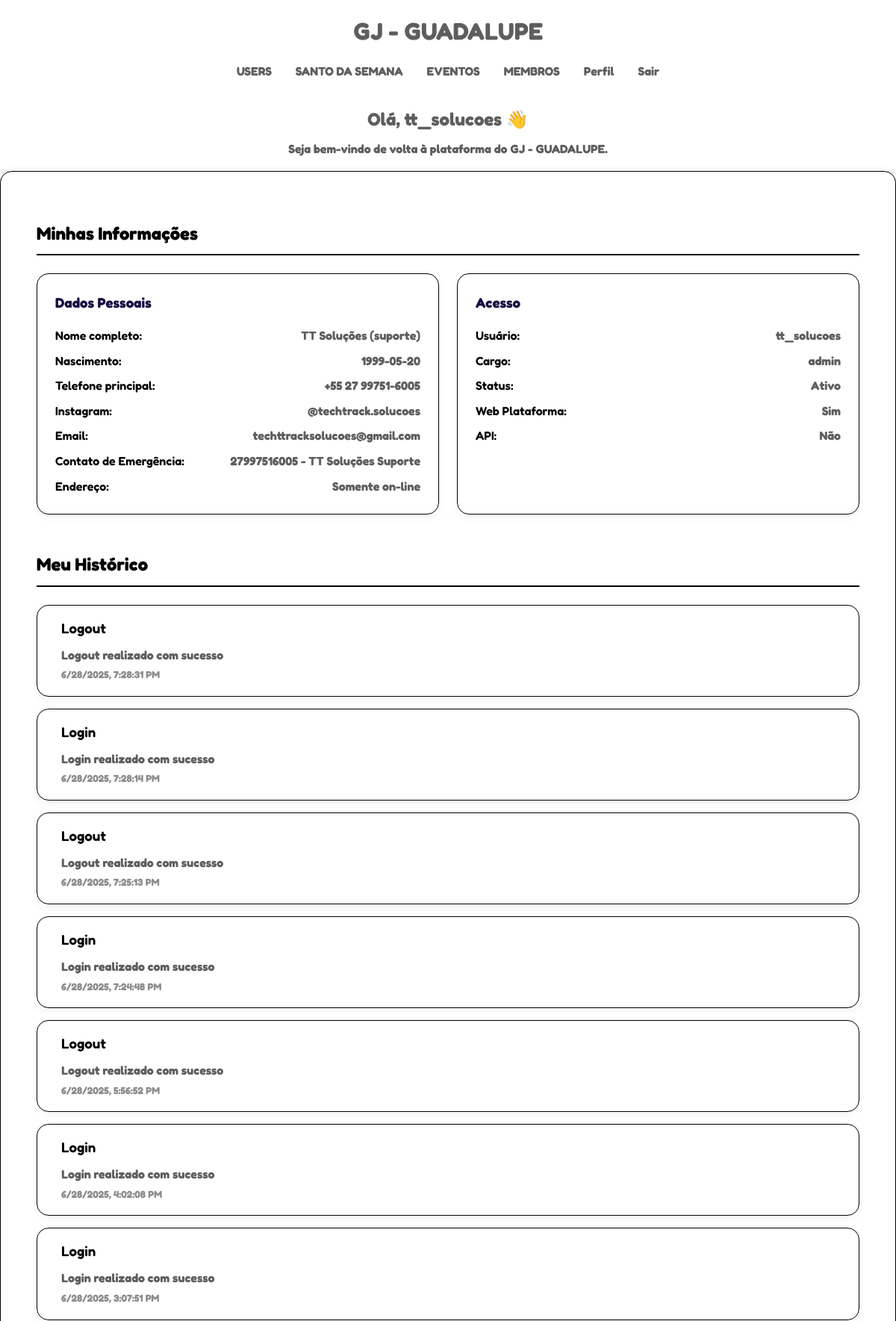
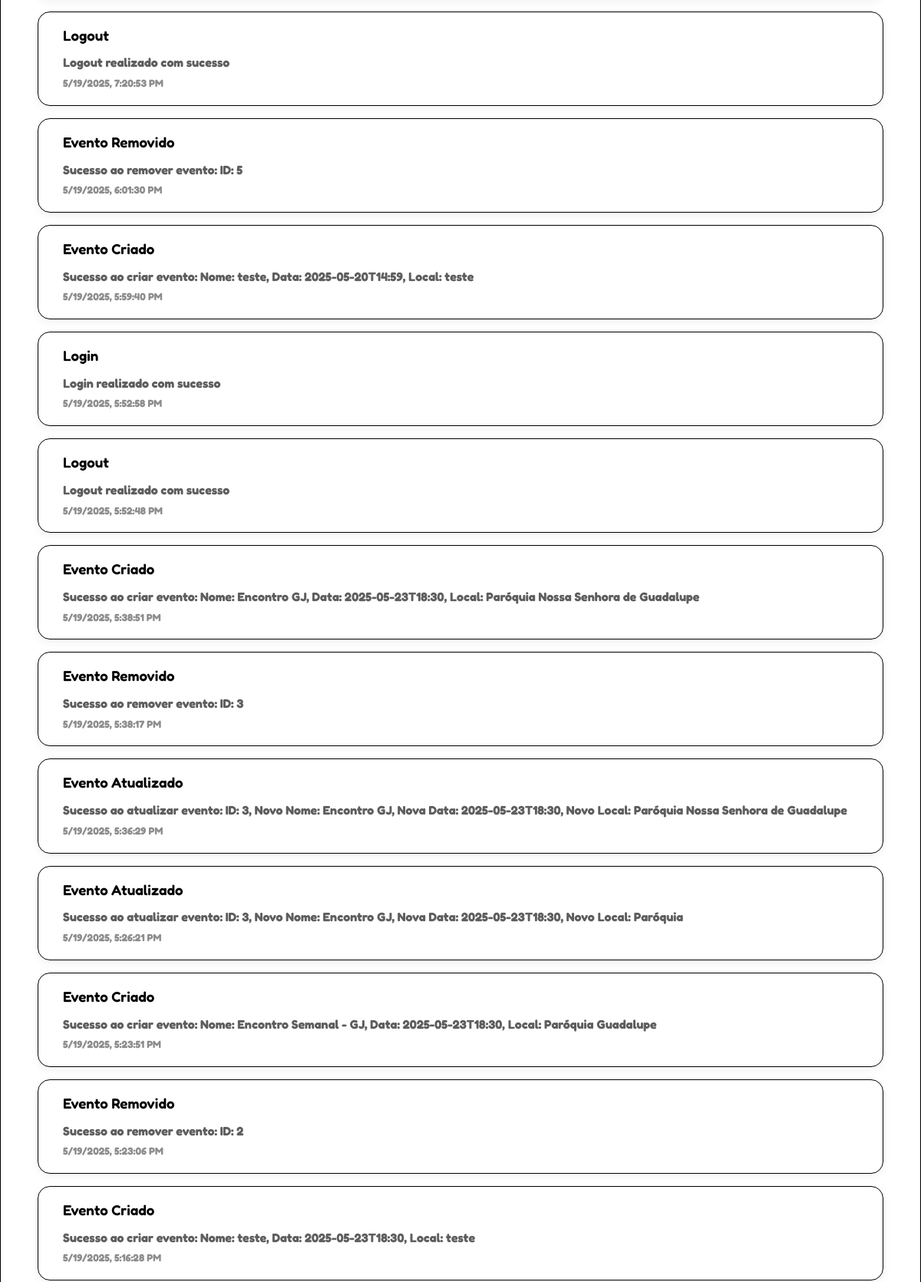
The app's page /perfil (signed in, upper part) with its own data (2 pictures, top to bottom).
### tables this page shows
CREATE TABLE usuarios (
    id INTEGER PRIMARY KEY AUTOINCREMENT,
    username TEXT UNIQUE NOT NULL,
    email TEXT NOT NULL,
    senha_hash TEXT NOT NULL,
    cargo TEXT NOT NULL DEFAULT 'user',
    acesso_api BOOLEAN DEFAULT FALSE,
    criado_em TIMESTAMP DEFAULT CURRENT_TIMESTAMP
, nome_completo TEXT, telefone TEXT, instagram TEXT, contato_emergencia TEXT, data_nascimento TEXT, endereco TEXT);

CREATE TABLE logs_usuarios (
    id INTEGER PRIMARY KEY AUTOINCREMENT,
    usuario_id INTEGER NOT NULL,
    acao TEXT NOT NULL,
    detalhes TEXT,
    data_hora TIMESTAMP DEFAULT CURRENT_TIMESTAMP,
    FOREIGN KEY (usuario_id) REFERENCES usuarios(id)
);

### app/routes/perfil.py (the view)
@app.route('/perfil')
def perfil():
    if 'user' not in session:
        return render_template('pages/public/home.html')
    username = session['user']['username']
    user_data = detalhar_usuario(username)
    print(user_data)
    user_logs = log_usuario(username)
    print(user_logs)
    return render_template('pages/private/perfil.html', user=user_data, logs=user_logs)

### app/routes/geral.py (called while the page is built)
@app.context_processor
def inject_now():
    if 'user' not in session:
        user = { 'is_authenticated': False }
    else:
        user = { 'is_authenticated': True }
    return {'now': datetime.now(), 'current_user': user}

### config/database/config/functions_db.py (called while the page is built)
def conectar_banco() -> sqlite3.Connection:
    from config.models.paths import path_data_base
    import os
    path_db = os.path.join(path_data_base, 'site_gj.db')
    try:
        conn = sqlite3.connect(path_db)
        return conn
    except sqlite3.Error as e:
        raise Exception(f"Erro ao conectar ao banco: {e}")

def executar_sql(sql: str) -> Union[str, list]:
    conn = conectar_banco()
    cursor = conn.cursor()
    try:
        cursor.execute(sql)
        if cursor.description:
            resultado = cursor.fetchall()
        else:
            conn.commit()
            resultado = "Sucesso ao executar"
        return resultado
    except sqlite3.Error as e:
        conn.rollback()
        raise Exception(f"Erro ao executar SQL: {e}")
    finally:
        cursor.close()
        conn.close()

### utils/modules/usuarios/functions.py (called while the page is built)
def log_usuario(username: str) -> List[Dict[str, Union[str, int]]]:
    query = f"""
SELECT l.acao, l.detalhes, l.data_hora
FROM logs_usuarios l
JOIN usuarios u ON l.usuario_id = u.id
WHERE u.username = '{username}'
ORDER BY l.data_hora DESC
    """
    resultados = executar_sql(query)
    return [{
        'acao': row[0],
        'detalhes': row[1],
        'data_hora': row[2]
    } for row in resultados]

### app/templates/pages/private/perfil.html (shortened to what this page needs)
{% extends "base.html" %}
{% from "macros/cards.jinja2" import info_card %}
{% block css %}
<link rel="stylesheet" href="{{ url_for('static', filename='css/pages/perfil.css') }}">
{% endblock %}
{% block content %}
<div class="profile-container">
    <section class="profile-section">
        <h2 class="section-title">Minhas Informações</h2>
        <div class="profile-grid">
            {{ info_card(
                title="Dados Pessoais",
                items=[
                    ('Nome completo', user.nome_completo or 'Não informado'),
                    ('Nascimento', user.data_nascimento or 'Não informado'),
                    ('Telefone principal', user.telefone or 'Não informado'),
                    ('Instagram', user.instagram or 'Não informado'),
                    ('Email', user.email),
                    ('Contato de Emergência', user.contato_emergencia or 'Não informado'),
                    ('Endereço', user.endereco or 'Não informado'),
                ]
            ) }}
            {{ info_card(
                title="Acesso",
                items=[
                    ('Usuário', user.username),
                    ('Cargo', user.cargo),
                    ('Status', 'Ativo'),
                    ('Web Plataforma', 'Sim'),
                    ('API', 'Sim' if user.acesso_api else 'Não')
                ]
            ) }}
        </div>
    </section>
    <section class="history-section">
        <h2 class="section-title">Meu Histórico</h2>
        <div class="history-list">
            {% for log in logs %}
                {% include 'components/log-card.html' %}
            {% endfor %}
        </div>
    </section>
{% endblock %}

### app/templates/macros/cards.jinja2
{% macro info_card(title, items) %}
<div class="info-card">
    <h3>{{ title }}</h3>
    <div class="info-list">
        {% for label, value in items %}
        <div class="info-item">
            <span class="info-label">{{ label }}:</span>
            <span class="info-value">{{ value }}</span>
        </div>
        {% endfor %}
    </div>
</div>
{% endmacro %}

### app/templates/components/header.html
<header class="main-header" id="main-header">
    <div class="header-container">
        <div class="brand">
            <a href="/index">GJ - GUADALUPE</a>
        </div>
        <nav class="main-nav">
            <ul>
                {% if current_user.is_authenticated %}
                    {% if session.user.cargo == 'admin' %}
                        <li><a href="/usuarios" title="Ir para painel de usuarios">USERS</a></li>
                        <li><a href="/manage_weekly_post">SANTO DA SEMANA</a></li>
                    {% endif %}
                    <li><a href="/eventos" title="Ir para eventos">EVENTOS</a></li>
                    <li><a href="/membros" title="Ir para membros">MEMBROS</a></li>
                    <li><a href="/perfil" title="Ir para perfil do sistema">Perfil</a></li>
                    <li><a href="/logout" title="Deslogar do sistema">Sair</a></li>
                {% else %}
                    <li><a href="/login" title="Realizar Login">Login</a></li>
                {% endif %}
            </ul>
        </nav>
        <div class="header-intro">
            {% if current_user.is_authenticated %}
                <h2 class="dashboard-title">Olá, {{ session.user.username }} 👋</h2>
                <p class="dashboard-subtext">Seja bem-vindo de volta à plataforma do GJ - GUADALUPE.</p>
            {% else %}
                <h2 class="public-title">Entre para mais recursos</h2>
                <p class="public-subtext">Crie uma conta ou faça login para ter acesso completo ao sistema.</p>
            {% endif %}
        </div>
    </div>
</header>

### app/templates/components/log-card.html (shortened to what this page needs)
<div class="log-card">
    <div class="log-details">
        <h3 class="log-title">{{ log.acao|title }}</h3>
        <p class="log-description">{{ log.detalhes }}</p>
        <small class="log-date">{{ log.data_hora }}</small>
    </div>
</div>

### app/static/css/main.css (style rules this page uses)
:root { --text-color: #1A0D42; --background-color: #FFFFFF; --border-color: #000000; --primary-color: #1A0D42; --secondary-color: #34D399; --accent-color: #F59E0B; --danger-color: #EF4444; --success-color: #10B981; --info-color: #60A5FA; --warning-color: #FBBF24; --text-dark: #000000; --text-light: #5E5E5E; --background-soft: #F7F7F7; --background-card: #FFFFFF; --btn-primary-bg: var(--primary-color); --btn-primary-text: #ffffff; --btn-secondary-bg: var(--secondary-color); --btn-secondary-text: #ffffff; --modal-bg: rgba(0, 0, 0, 0.6); --modal-content-bg: #fff; --shadow: 0 4px 14px rgba(0, 0, 0, 0.1); --radius: 12px; --transition-fast: 0.2s ease; --ato-0-color: #1A0D42; --ato-1-color: #2E7D32; --ato-2-color: #C62828; --ato-3-color: #F9A825; --ato-4-color: #1565C0; --ato-5-color: #6A1B9A; --ato-6-color: #00838F; --ato-7-color: #EF6C00; --ato-8-color: #AD1457; --ato-9-color: #37474F; --ato-10-color: #FFFFFF; --transition-fast: 0.2s ease; --transition-medium: 0.4s ease; --transition-slow: 0.7s ease; --spacing-unit: 1rem; }
* { margin: 0; padding: 0; box-sizing: border-box; }
a { color: var(--primary-color); text-decoration: none; transition: color 0.3s ease; }
body { font-family: 'Fredoka', sans-serif; font-weight: bold; line-height: 1.6; color: var(--text-color); background-color: var(--background-color); }

### app/static/css/components/header.css (style rules this page uses)
.main-header { background-color: var(--dark-color); color: var(--text-light); padding: 1rem 0; box-shadow: 0 2px 5px rgba(0,0,0,0.1); }
.header-container { max-width: 1200px; margin: 0 auto; padding: 0 2rem; display: flex; flex-direction: column; align-items: center; text-align: center; }
.brand a { color: var(--text-light); text-decoration: none; font-size: 2rem; font-weight: bold; }
.main-nav ul { display: flex; flex-wrap: wrap; list-style: none; justify-content: center; padding: 0; margin: 1rem 0; }
.main-nav li { margin: 0 1rem; }
.main-nav a { color: var(--text-light); text-decoration: none; font-size: 1rem; transition: color 0.3s; }
.header-intro { margin-top: 0.5rem; }
.dashboard-title, .public-title { font-size: 1.5rem; margin: 0.5rem 0; }
.dashboard-subtext, .public-subtext { font-size: 1rem; margin: 0; }

### app/static/css/pages/perfil.css (style rules this page uses)
.profile-container { max-width: 1200px; margin: 2rem auto; padding: 0 1rem; }
.profile-section, .history-section { margin-bottom: 3rem; }
.section-title { color: var(--text-dark); margin-bottom: 1.5rem; padding-bottom: 0.5rem; border-bottom: 2px solid var(--border-color); }
.profile-grid { display: grid; grid-template-columns: repeat(auto-fit, minmax(300px, 1fr)); gap: 1.5rem; }
.info-card { background-color: var(--background-card); border: 1px solid var(--border-color); border-radius: 1rem; padding: 1.5rem; box-shadow: 0 4px 12px rgba(0, 0, 0, 0.05); }
.info-card h3 { color: var(--primary-color); margin-bottom: 1rem; }
.info-list { display: flex; flex-direction: column; gap: 0.5rem; }
.info-item { display: flex; justify-content: space-between; color: var(--text-dark); }
.info-label { font-weight: 600; color: var(--text-dark); }
.info-value { color: var(--text-light); }
.history-list { display: flex; flex-direction: column; gap: 1rem; }
.log-card { display: flex; align-items: flex-start; gap: 1rem; background-color: var(--background-card); padding: 1rem; border: 1px solid var(--border-color); border-radius: 1rem; box-shadow: 0 4px 12px rgba(0, 0, 0, 0.05); transition: transform 0.3s ease, box-shadow 0.3s ease; }
.log-details { flex: 1; }
.log-title { margin: 0 0 0.5rem 0; color: var(--text-dark); font-weight: 600; }
.log-description { margin: 0; color: var(--text-light); }
.log-date { color: var(--text-light); opacity: 0.7; }

### records on screen
usuarios: user.username "tt_solucoes", label "Nome completo", nome_completo "TT Soluções (suporte)", label "Nascimento", data_nascimento "1999-05-20", label "Telefone principal", telefone "+55 27 99751-6005", label "Instagram", instagram "@techtrack.solucoes", label "Email", email "techttracksolucoes@gmail.com", label "Contato de Emergência", contato_emergencia "27997516005 - TT Soluções Suporte", label "Endereço", endereco "Somente on-line", label "Usuário", username "tt_solucoes", label "Cargo", cargo "admin"
logs_usuarios: acao "Logout", detalhes "Logout realizado com sucesso"
logs_usuarios: acao "Login", detalhes "Login realizado com sucesso"
logs_usuarios: acao "Logout", detalhes "Logout realizado com sucesso"
logs_usuarios: acao "Login", detalhes "Login realizado com sucesso"
logs_usuarios: acao "Logout", detalhes "Logout realizado com sucesso"
logs_usuarios: acao "Login", detalhes "Login realizado com sucesso"
logs_usuarios: acao "Login", detalhes "Login realizado com sucesso"
logs_usuarios: acao "Logout", detalhes "Logout realizado com sucesso"
logs_usuarios: acao "Evento Removido", detalhes "Sucesso ao remover evento: ID: 5"
logs_usuarios: acao "Evento Criado", detalhes "Sucesso ao criar evento: Nome: teste, Data: 2025-05-20T14:59, Local: teste"
logs_usuarios: acao "Login", detalhes "Login realizado com sucesso"
logs_usuarios: acao "Logout", detalhes "Logout realizado com sucesso"
logs_usuarios: acao "Evento Criado", detalhes "Sucesso ao criar evento: Nome: Encontro GJ, Data: 2025-05-23T18:30, Local: Paróquia Nossa Senhora de Guadalupe"
logs_usuarios: acao "Evento Removido", detalhes "Sucesso ao remover evento: ID: 3"
logs_usuarios: acao "Evento Atualizado", detalhes "Sucesso ao atualizar evento: ID: 3, Novo Nome: Encontro GJ, Nova Data: 2025-05-23T18:30, Novo Local: Paróquia Nossa Senhora de Guadalupe"
logs_usuarios: acao "Evento Atualizado", detalhes "Sucesso ao atualizar evento: ID: 3, Novo Nome: Encontro GJ, Nova Data: 2025-05-23T18:30, Novo Local: Paróquia"
logs_usuarios: acao "Evento Criado", detalhes "Sucesso ao criar evento: Nome: Encontro Semanal - GJ, Data: 2025-05-23T18:30, Local: Paróquia Guadalupe"
logs_usuarios: acao "Evento Removido", detalhes "Sucesso ao remover evento: ID: 2"
logs_usuarios: acao "Evento Criado", detalhes "Sucesso ao criar evento: Nome: teste, Data: 2025-05-23T18:30, Local: teste"

### other values on screen
{{ title }} "Dados Pessoais Acesso"
{{ label }} "Status" "Web Plataforma" "API"
{{ value }} "Ativo" "Sim" "Não"
